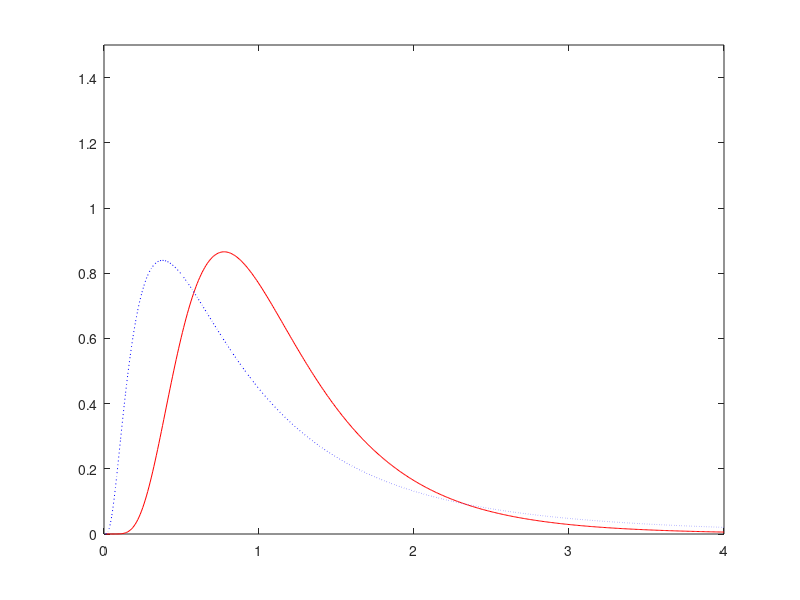

Recreate this plot in MATLAB. (Note: this script raises an error after producing the figure.)
% Plots lognormal density function.
clf
close all;
clear all;

x = linspace(.01,4,500); 
t = 3; 
S = 1; 
mu = 0.05;
sigma = 0.3;
tempa = ((log(x/S) - (mu-0.5*sigma^2)*t).^2)/(2*t*sigma^2); 
tempb = x*sigma*sqrt(2*pi*t);
y1 = exp(-tempa)./tempb;
plot(x,y1,'r-')
ylim([0 1.5])
hold on
sigma = 0.5;
tempa = ((log(x/S) - (mu-0.5*sigma^2)*t).^2)/(2*t*sigma^2); 
tempb = x*sigma*sqrt(2*pi*t);
y2 = exp(-tempa)./tempb;
plot(x,y2,'b:')
legend('\sigma = 0.3','\sigma = 0.5',1);
title('Lognormal density, t = 1, S=1, \mu = 0.05');
xlabel('x'); 
ylabel('f(x)');